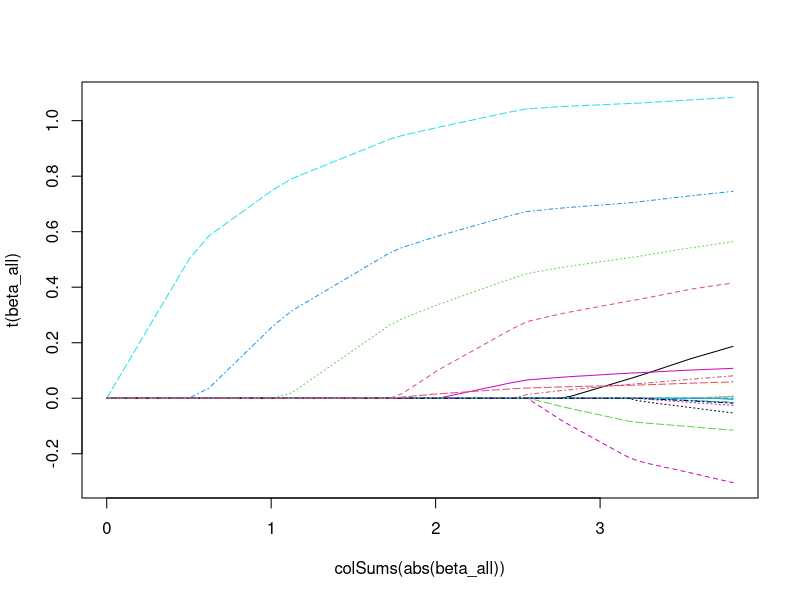

The R script that drew this image:
library(MASS)
library(glmnet)

set.seed(200)
N <- 400
P <- 20

Beta <- c(1:5/5, rep(0, P-5))
Beta0 <- 0.5

# genrate X
V <- matrix(0.5, P, P)
diag(V) <- 1

X <- as.matrix(mvrnorm(N, mu = 3*runif(P)-1, Sigma = V))

# create artifical scale of X
X <- sweep(X, 2, 1:10/5, "*")

# genrate Y
y <- Beta0 + X %*% Beta + rnorm(N)

# check OLS
lm(y ~ X)


# now start the Lasso 
# First we scale and center X, and record them.
# Also center y and record it. dont scale it. 
# now since both y and X are centered at 0, we don't need to worry about the intercept anymore. 
# this is because for any beta, X %*% beta will be centered at 0, so no intercept is needed. 
# However, we still need to recover the real intercept term after we are done estimating the beta. 
# The real intercept term can be recovered by using the x_center, x_scale, y2, and the beta parameter you estimated.

x_center  <-colMeans(X)
x_scale <- apply(X, 2, sd)
X2 <- scale(X)

bhat = rep(0, ncol(X2)) # initialize it
ymean = mean(y)
y2 = y - ymean

# now start to write functions 
# prepare the soft thresholding function (should be just one line, or a couple of)

soft_th <- function(b, pen)
{
  ifelse((abs(b)-pen)<0, 0, sign(b)*(abs(b)-pen))
}

# initiate lambda. This is one way to do it, the logic is that I set the first lambda as the largetst gradient. 
# if you use this formula, you will need to calculate this for the real data too.

#lambda = exp(seq(log(max(abs(cov(X2, y2)))), log(0.001), length.out = 100))
lambda = glmnet(X, y)$lambda

# you should write the following function which can be called this way 
# LassoFit(X2, y2, mybeta = rep(0, ncol(X2)), mylambda = lambda[10])

LassoFit <- function(myX, myY, mybeta, mylambda, tol = 1e-10, maxitr = 500)
{
  # initia a matrix to record the objective function value
  f = rep(0, maxitr)
  
  for (k in 1:maxitr)
  {
    # compute residual
    r = myY-myX%*%mybeta
    
    # I need to record the residual sum of squares
    f[k] = mean(r*r)
    
    for (j in 1:ncol(myX))
    {
      # add the effect of jth variable back to r 
      # so that the residual is now the residual after fitting all other variables
      r=r + myX[,j]*mybeta[j]
      
      # apply the soft thresholding function to the ols estimate of the jth variable 
      
      mybeta[j]=soft_th(b=sum(myX[,j]*r)/sum((myX[,j]*myX[,j])),pen=mylambda)
      
      # remove the new effect of jth varaible out of r
      r = r - myX[,j]*mybeta[j]
    }
    
    if (k > 10)
    {
      # this is just my adhoc way of stoping rule, you dont have to use it
      if (sum(abs(f[(k-9):k] - mean(f[(k-9):k]))) < tol) break;
    }
  }
  return (mybeta)
}


LassoFit(X2, y2, mybeta = rep(0, ncol(X2)), mylambda = lambda[10], tol = 1e-7, maxitr = 500)


# now initiate a matrix that records the fitted beta for each lambda value 

beta_all <- matrix(NA, ncol(X), length(lambda))

# this vecter stores the intercept of each lambda value
beta0_all <- rep(NA, length(lambda))

# this part gets pretty tricky: you will initial a zero vector for bhat, 
# then throw that into the fit function using the largest lambda value. 
# that will return the fitted beta, then use this beta on the next (smaller) lambda value
# iterate until all lambda values are used

bhat <- rep(0, ncol(X2)) # initialize it

for (i in 1:length(lambda)) # loop from the largest lambda value
{
  # if your function is correct, this will run pretty fast
  
  bhat <- LassoFit(X2, y2, bhat, lambda[i])
  
  # this is a tricky part, since your data is scaled, you need to figure out how to scale that back 
  # save the correctly scaled beta into the beta matrix 
  
  beta_all[, i] <- bhat/x_scale 
  
  # here, you need to figure out a way to recalculte the intercept term in the original, uncentered and unscaled X
  
  beta0_all[i]  <- ymean-mean(apply(X%*%beta_all[,i],1,sum))
}


# now you have the coefficient matrix 
# each column correspond to one lambda value 
#rbind("intercept" = beta0_all, beta_all)


# you should include a similar plot like this in your report
# feel free to make it look better
matplot(colSums(abs(beta_all)), t(beta_all), type="l")
